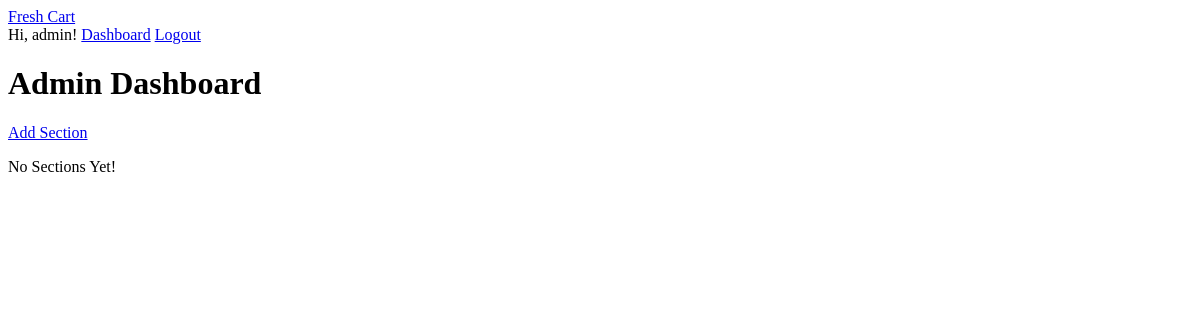
Page /admin (signed in) on the earlier database version.
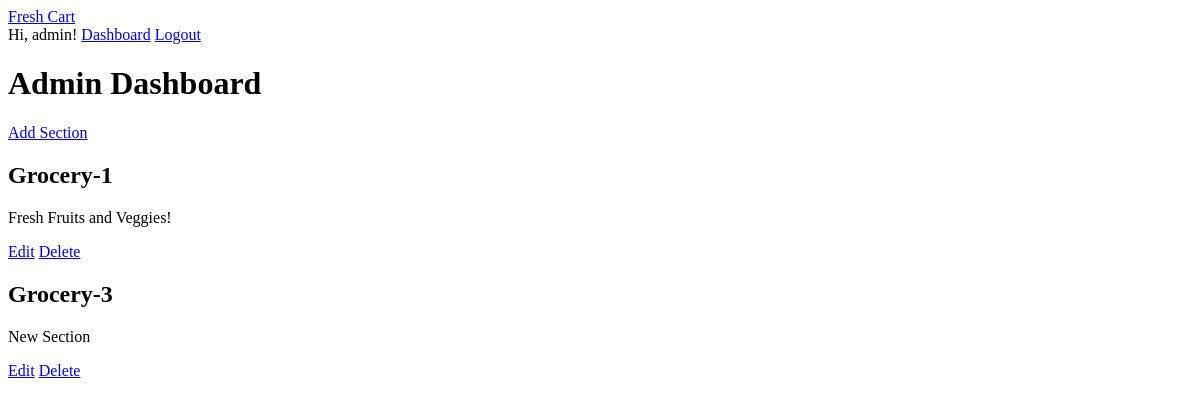
Same page on the later database version.
### models.py (models this page shows)
class Section(db.Model):
    id = db.Column(db.Integer, primary_key=True)
    name = db.Column(db.String(100), nullable=False)
    description = db.Column(db.String(200))
    products = db.relationship('Products', backref='section', cascade="all, delete", lazy=True)

### app.py (the view)
@app.route('/admin') # READ
@admin_required
def admin_dashboard():
    sections = Section.query.all()
    return render_template('admin_dashboard.html', sections=sections)

### app.py (called while the page is built)
def admin_required(f):
    @wraps(f)
    def wrapper(*args, **kwargs):
        if not session.get('is_admin'):
            flash("Admins Only!")
            return redirect(url_for('home'))
        return f(*args, **kwargs)
    return wrapper

### templates/admin_dashboard.html
{% extends 'base.html' %} {% block content %}
<div class="dash-head">
  <h1>Admin Dashboard</h1>
  <a class="btn" href="{{ url_for('add_section') }}">Add Section</a>
</div>
{% for section in sections %}
<div class="card">
  <h2>{{ section.name }}</h2>
  <p>{{ section.description }}</p>
  <a href="{{ url_for('edit_section', id=section.id) }}">Edit</a>
  <a href="{{ url_for('delete_section', id=section.id) }}">Delete</a>
</div>
{% else %}
<p>No Sections Yet!</p>
{% endfor %} {% endblock %}

Differences in the rows shown:
added Section: name "Grocery-1", description "Fresh Fruits and Veggies!"
added Section: name "Grocery-3", description "New Section"
Other differences:
text no longer shown: "No Sections Yet!"
